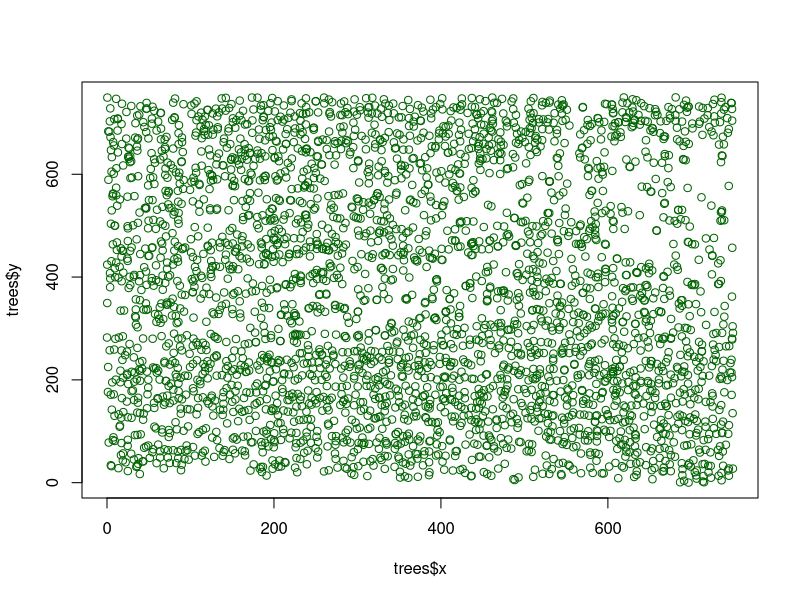

Write the R code that produced this figure.
#Team Assignment 6
#Team 8
#kms6bn, mer3ef, doc2g, mv5vf

library(parallel)

#load data
setwd("~/Git/STAT_6021_Project/TeamAssign06")
trees <- read.csv("trees.csv", header = T)


#################################################################################
### helper functions
# "overlap.area(xt,yt,rl)" is a function that computes the intersection of
# a disk of radius rl centered at (xt,yt) with the 750-by-750 region that
# contains the stand of trees.
#
overlap.area <- function(xt,yt,rl) {
  dx <- min(xt, 750 - xt)
  dy <- min(yt, 750 - yt)
  if (dx >= rl & dy >= rl) {
    area <- pi * rl ^ 2
  } else {
    if (dx < rl & dy >= rl) {
      if (dx >= 0) {
        area <- (pi - acos(dx / rl)) * rl ^ 2 + dx * sqrt(rl ^ 2 - dx ^ 2)
      } else {
        ndx <- -dx
        area <-
          acos(ndx / rl) * rl ^ 2 - ndx * sqrt(rl ^ 2 - ndx ^ 2)
      }
    }
    if (dx >= rl & dy < rl) {
      if (dy >= 0) {
        area <- (pi - acos(dy / rl)) * rl ^ 2 + dy * sqrt(rl ^ 2 - dy ^ 2)
      } else {
        ndy <- -dy
        area <-
          acos(ndy / rl) * rl ^ 2 - ndy * sqrt(rl ^ 2 - ndy ^ 2)
      }
    }
    if (dx < rl & dy < rl & (dx ^ 2 + dy ^ 2) >= rl ^ 2) {
      if (dx >= 0 & dy >= 0) {
        area <-
          (pi - acos(dx / rl) - acos(dy / rl)) * rl ^ 2 + dx * sqrt(rl ^ 2 - dx ^
                                                                      2) + dy * sqrt(rl ^ 2 - dy ^ 2)
      }
      if (dx >= 0 & dy < 0) {
        ndy <- -dy
        area <-
          acos(ndy / rl) * rl ^ 2 - ndy * sqrt(rl ^ 2 - ndy ^ 2)
      }
      if (dx < 0 & dy >= 0) {
        ndx <- -dx
        area <-
          acos(ndx / rl) * rl ^ 2 - ndx * sqrt(rl ^ 2 - ndx ^ 2)
      }
      if (dx < 0 & dy < 0) {
        area <- 0
      }
    }
    if (dx < rl & dy < rl & (dx ^ 2 + dy ^ 2) < rl ^ 2) {
      if (dx >= 0 & dy >= 0) {
        theta <- (3 / 2) * pi - acos(dx / rl) - acos(dy / rl)
        area <-
          (theta / 2) * rl ^ 2 + 0.5 * (dx * sqrt(rl ^ 2 - dx ^ 2) + dy * sqrt(rl ^
                                                                                 2 - dy ^ 2)) + dx * dy
      }
      if (dx >= 0 & dy < 0) {
        area1 <- acos(dx / rl) * rl ^ 2 - dx * sqrt(rl ^ 2 - dx ^ 2)
        ndy <- -dy
        theta <- (3 / 2) * pi - acos(dx / rl) - acos(ndy / rl)
        area2 <-
          (theta / 2) * rl ^ 2 + 0.5 * (dx * sqrt(rl ^ 2 - dx ^ 2) + ndy * sqrt(rl ^
                                                                                  2 - ndy ^ 2)) + dx * ndy
        area <- pi * rl ^ 2 - (area1 + area2)
      }
      if (dx < 0 & dy >= 0) {
        area1 <- acos(dy / rl) * rl ^ 2 - dy * sqrt(rl ^ 2 - dy ^ 2)
        ndx <- -dx
        theta <- (3 / 2) * pi - acos(ndx / rl) - acos(dy / rl)
        area2 <-
          (theta / 2) * rl ^ 2 + 0.5 * (ndx * sqrt(rl ^ 2 - ndx ^ 2) + dy * sqrt(rl ^
                                                                                   2 - dy ^ 2)) + ndx * dy
        area <- pi * rl ^ 2 - (area1 + area2)
      }
      if (dx < 0 & dy < 0) {
        ndx <- -dx
        ndy <- -dy
        theta <- (3 / 2) * pi + asin(ndx / rl) + asin(ndy / rl)
        area <-
          pi * rl ^ 2 - ((theta / 2) * rl ^ 2 + 0.5 * (ndx * sqrt(rl ^ 2 - ndx ^
                                                                    2) + ndy * sqrt(rl ^ 2 - ndy ^ 2)) - ndx * ndy)
      }
    }
  }
  return(area)
}

printf <- function(...)
  cat(sprintf(...))

printStats<-function(listr,timer) {
  #calculate percentage bias
  ba_area_estimate = sum(listr) / loop_lim
  percent_bias <- 100 * (ba_area_estimate - ba_actual) / ba_actual

  #calculate percentage root mean square error
  rmse <- 100 * sqrt(var(listr)) / ba_actual

  #print elapsed time, precentage bias, and percentage rmse
  printf(
    "Total Time: %3.3f secs\nbias      : %3.3f percent\nroot mse  : %3.3f",timer[3],percent_bias,rmse
  )
}

#
#
#################################################################################

# basic analysis
#plot trees
plot(trees$x, trees$y, col = "dark green")

#save the actual basal area of the 750 x 750 forest
#this value is the same for all methods
ba_actual <- 311.906

################################################################################
#
# Matasuyama's method
#
################################################################################
# set fixed values
r <- 37
a <- pi * r ^ 2
A <- (750 + 2 * r) ^ 2

#set the probability that a tree is selected into a random sample (the same for all samples)
pi_i <- a / A

loop_lim <- 10 ^ 5

#create empty vector to store basal area estimate
ba_area_estimate_values <- rep(0,loop_lim)

# function that calculates the estimated basal area
parTreeSub <- function(x) {
  x1 <- runif(1,-r, 750 + r)
  y1 <- runif(1,-r, 750 + r)
  subtrees <-
    subset(trees,(trees$x - x1) ^ 2 + (trees$y - y1) ^ 2 <= 37 ^ 2)$ba
  return(sum(subtrees) / pi_i)
}

# calculations
start = proc.time()
naive_ba_est <- unlist(mcMap(parTreeSub, 1:loop_lim))
total_time2 <- proc.time() - start

#statistics
printStats(naive_ba_est,total_time2)

################################################################################
#
# Measure pi_i method
#
################################################################################
# default parameters
r <- 37
A <- 750 ^ 2
loop_lim <- 10 ^ 5

#create empty vector to store basal area estimate
ba_area_estimate_values <- rep(0, loop_lim)

#keep track of time it takes to run loop
parTreePiI <- function(x) {
  #get random points for circle
  x1 <- runif(1, 0, 750)
  y1 <- runif(1, 0, 750)

  #calculate overlap area
  a <- overlap.area(x1, y1, r)

  #set the probability that a tree is selected into a random sample
  pi_i <- a / A

  #get the subset of trees that are within that circle
  trees.sub <-
    subset(trees,(trees$x - x1) ^ 2 + (trees$y - y1) ^ 2 <= 37 ^ 2)

  #calculate basal area of trees in the circle
  return((1 / pi_i) * sum(trees.sub$ba))
}

start = proc.time()
pi_i_ba_est <- unlist(mcMap(parTreePiI, 1:loop_lim))
total_time <- proc.time() - start

printStats(pi_i_ba_est,total_time)

################################################################################
#
# Repeated Masuyama Method
#
################################################################################
#set radius
repeatedMat <- function(x, radius = 37) {
  x1 <- runif(1, 0-radius, 750+radius)
  y1 <- runif(1, 0-radius, 750+radius)

  #get the subset of trees that are within that circle
  trees.sub <-
    subset(trees,(trees$x - x1) ^ 2 + (trees$y - y1) ^ 2 <= radius ^ 2)

  #calculate overlap area
  a <- overlap.area(x1, y1, radius)
  printf("sub area : %f\n",a)
  # if the sub area isn't the whole area
  if (a != pi * radius ^ 2) {
    radius_prime = sqrt( (pi*radius ^ 2 - a)/pi)
    printf("RadiusPrime : %f\n",radius_prime)
    return( sum(trees.sub$ba) + repeatedMat(0,radius = radius_prime ))
  }

  return(sum(trees.sub$ba))
}

start = proc.time()
# set fixed values
r <- 37
a <- pi * r ^ 2
A <- (750) ^ 2

#set the probability that a tree is selected into a random sample (the same for all samples)
pi_i <- a / A

# calculate each one
repeated_masuyama_ba_est <- unlist(mcMap(repeatedMat, 1:loop_lim))/pi_i
total_time <- proc.time() - start

#statistics
printStats(repeated_masuyama_ba_est,total_time)
